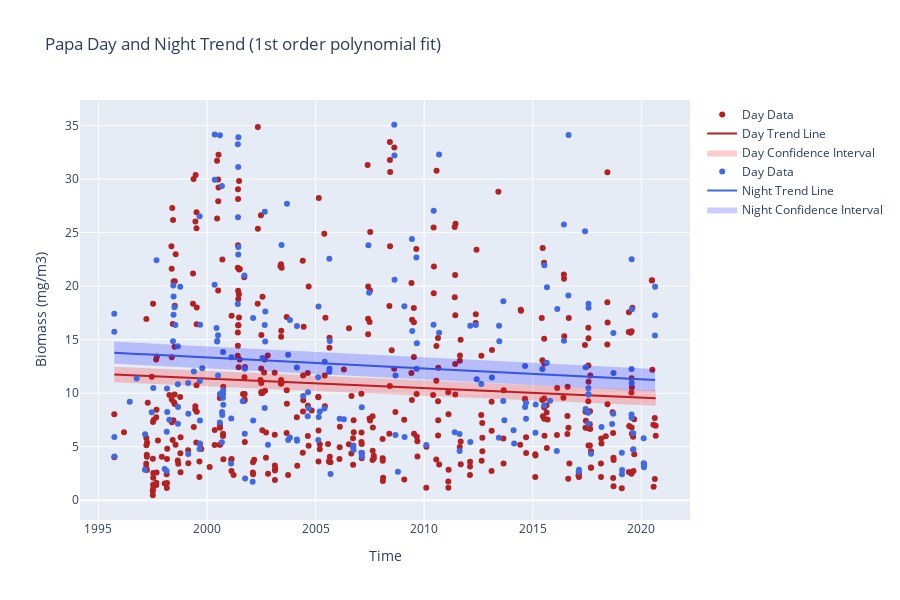

The notebook cell this image was saved under:
### Code cell
confidence_level = 0.95
day_data = data["day"].mean(["latitude", "longitude"]).dropna("time", how="all")
night_data = data["night"].mean(["latitude", "longitude"]).dropna("time", how="all")

plot_trend(day_data, night_data, poly_order=1).update_layout(
    title=f"{station} Day and Night Trend (1st order polynomial fit)",
    xaxis_title="Time",
    yaxis_title="Biomass (mg/m3)",
).show()

### Figure 1 — Plotly figure (JSON) as saved in the notebook; plotly's stock layout.template omitted (floating-point values rounded to 4 significant figures; data arrays with more than 128 entries replaced by an {"elided": "..."} marker saying what was removed)
{"data": [{"marker": {"color": "firebrick"}, "mode": "markers", "name": "Day Data", "type": "scatter", "x": {"elided": "437 str values"}, "y": {"elided": "437 float values"}}, {"line": {"color": "firebrick"}, "mode": "lines", "name": "Day Trend Line", "type": "scatter", "x": {"elided": "437 str values"}, "y": {"elided": "437 float values"}}, {"fill": "toself", "fillcolor": "rgba(255, 0, 0, 0.2)", "line": {"color": "rgba(0, 0, 0, 0)"}, "name": "Day Confidence Interval", "type": "scatter", "x": {"elided": "874 str values"}, "y": {"elided": "874 float values"}}, {"marker": {"color": "royalblue"}, "mode": "markers", "name": "Day Data", "type": "scatter", "x": {"elided": "211 str values"}, "y": {"elided": "211 float values"}}, {"line": {"color": "royalblue"}, "mode": "lines", "name": "Night Trend Line", "type": "scatter", "x": {"elided": "211 str values"}, "y": {"elided": "211 float values"}}, {"fill": "toself", "fillcolor": "rgba(0, 0, 255, 0.2)", "line": {"color": "rgba(0, 0, 0, 0)"}, "name": "Night Confidence Interval", "type": "scatter", "x": {"elided": "422 str values"}, "y": {"elided": "422 float values"}}], "layout": {"height": 600, "title": {"text": "Papa Day and Night Trend (1st order polynomial fit)"}, "xaxis": {"title": {"text": "Time"}}, "yaxis": {"title": {"text": "Biomass (mg/m3)"}}}}
